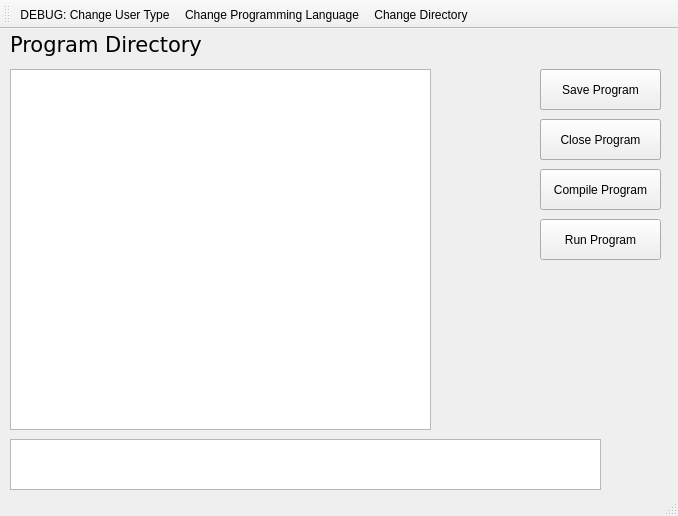
<?xml version="1.0" encoding="UTF-8"?>
<ui version="4.0">
 <class>MainWindow</class>
 <widget class="QMainWindow" name="MainWindow">
  <property name="geometry">
   <rect>
    <x>0</x>
    <y>0</y>
    <width>678</width>
    <height>516</height>
   </rect>
  </property>
  <property name="windowTitle">
   <string>SCAPES System Menu</string>
  </property>
  <widget class="QWidget" name="centralWidget">
   <widget class="QLabel" name="label">
    <property name="geometry">
     <rect>
      <x>10</x>
      <y>0</y>
      <width>201</width>
      <height>31</height>
     </rect>
    </property>
    <property name="font">
     <font>
      <family>DejaVu Sans</family>
      <pointsize>16</pointsize>
     </font>
    </property>
    <property name="text">
     <string>Program Directory</string>
    </property>
   </widget>
   <widget class="QListView" name="ProgramList">
    <property name="geometry">
     <rect>
      <x>10</x>
      <y>40</y>
      <width>421</width>
      <height>361</height>
     </rect>
    </property>
   </widget>
   <widget class="QPushButton" name="CreateButton">
    <property name="geometry">
     <rect>
      <x>540</x>
      <y>40</y>
      <width>121</width>
      <height>41</height>
     </rect>
    </property>
    <property name="text">
     <string>Create Program</string>
    </property>
   </widget>
   <widget class="QPushButton" name="CompileButton">
    <property name="geometry">
     <rect>
      <x>540</x>
      <y>140</y>
      <width>121</width>
      <height>41</height>
     </rect>
    </property>
    <property name="text">
     <string>Compile Program</string>
    </property>
   </widget>
   <widget class="QPushButton" name="RunButton">
    <property name="geometry">
     <rect>
      <x>540</x>
      <y>190</y>
      <width>121</width>
      <height>41</height>
     </rect>
    </property>
    <property name="text">
     <string>Run Program</string>
    </property>
   </widget>
   <widget class="QPushButton" name="SaveButton">
    <property name="geometry">
     <rect>
      <x>540</x>
      <y>40</y>
      <width>121</width>
      <height>41</height>
     </rect>
    </property>
    <property name="text">
     <string>Save Program</string>
    </property>
   </widget>
   <widget class="QTextEdit" name="BottomText">
    <property name="geometry">
     <rect>
      <x>10</x>
      <y>410</y>
      <width>591</width>
      <height>51</height>
     </rect>
    </property>
   </widget>
   <widget class="QPushButton" name="OpenButton">
    <property name="geometry">
     <rect>
      <x>540</x>
      <y>90</y>
      <width>121</width>
      <height>41</height>
     </rect>
    </property>
    <property name="text">
     <string>Open Program</string>
    </property>
   </widget>
   <widget class="QPushButton" name="CloseButton">
    <property name="geometry">
     <rect>
      <x>540</x>
      <y>90</y>
      <width>121</width>
      <height>41</height>
     </rect>
    </property>
    <property name="text">
     <string>Close Program</string>
    </property>
   </widget>
   <widget class="QTextEdit" name="TextEditor">
    <property name="geometry">
     <rect>
      <x>10</x>
      <y>40</y>
      <width>421</width>
      <height>361</height>
     </rect>
    </property>
   </widget>
  </widget>
  <widget class="QToolBar" name="mainToolBar">
   <attribute name="toolBarArea">
    <enum>TopToolBarArea</enum>
   </attribute>
   <attribute name="toolBarBreak">
    <bool>false</bool>
   </attribute>
   <addaction name="actionAdmin_Options"/>
   <addaction name="actionChange_Language"/>
   <addaction name="actionChange_Directory"/>
  </widget>
  <widget class="QStatusBar" name="statusBar"/>
  <action name="actionAdmin_Options">
   <property name="text">
    <string>DEBUG: Change User Type</string>
   </property>
  </action>
  <action name="actionChange_Language">
   <property name="text">
    <string>Change Programming Language</string>
   </property>
  </action>
  <action name="actionChange_Directory">
   <property name="text">
    <string>Change Directory</string>
   </property>
  </action>
 </widget>
 <layoutdefault spacing="6" margin="11"/>
 <resources/>
 <connections/>
</ui>
